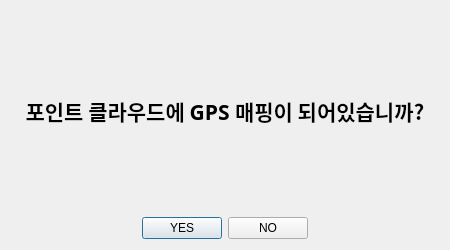
<?xml version="1.0" encoding="UTF-8"?>
<ui version="4.0">
 <class>dialog</class>
 <widget class="QDialog" name="dialog">
  <property name="geometry">
   <rect>
    <x>0</x>
    <y>0</y>
    <width>450</width>
    <height>250</height>
   </rect>
  </property>
  <property name="windowTitle">
   <string>GEO Reference</string>
  </property>
  <layout class="QVBoxLayout" name="verticalLayout_2" stretch="7,1">
   <item>
    <layout class="QVBoxLayout" name="verticalLayout">
     <item>
      <layout class="QVBoxLayout" name="verticalLayout_3">
       <item>
        <widget class="QLabel" name="label">
         <property name="font">
          <font>
           <family>Adobe Devanagari</family>
           <pointsize>16</pointsize>
           <weight>75</weight>
           <bold>true</bold>
          </font>
         </property>
         <property name="text">
          <string>포인트 클라우드에 GPS 매핑이 되어있습니까?</string>
         </property>
         <property name="alignment">
          <set>Qt::AlignCenter</set>
         </property>
        </widget>
       </item>
      </layout>
     </item>
    </layout>
   </item>
   <item>
    <layout class="QHBoxLayout" name="horizontalLayout">
     <item>
      <spacer name="horizontalSpacer">
       <property name="orientation">
        <enum>Qt::Horizontal</enum>
       </property>
       <property name="sizeHint" stdset="0">
        <size>
         <width>40</width>
         <height>20</height>
        </size>
       </property>
      </spacer>
     </item>
     <item>
      <widget class="QPushButton" name="buttonYes">
       <property name="text">
        <string>YES</string>
       </property>
      </widget>
     </item>
     <item>
      <widget class="QPushButton" name="buttonNo">
       <property name="text">
        <string>NO</string>
       </property>
      </widget>
     </item>
     <item>
      <spacer name="horizontalSpacer_2">
       <property name="orientation">
        <enum>Qt::Horizontal</enum>
       </property>
       <property name="sizeHint" stdset="0">
        <size>
         <width>40</width>
         <height>20</height>
        </size>
       </property>
      </spacer>
     </item>
    </layout>
   </item>
  </layout>
 </widget>
 <resources/>
 <connections/>
</ui>
